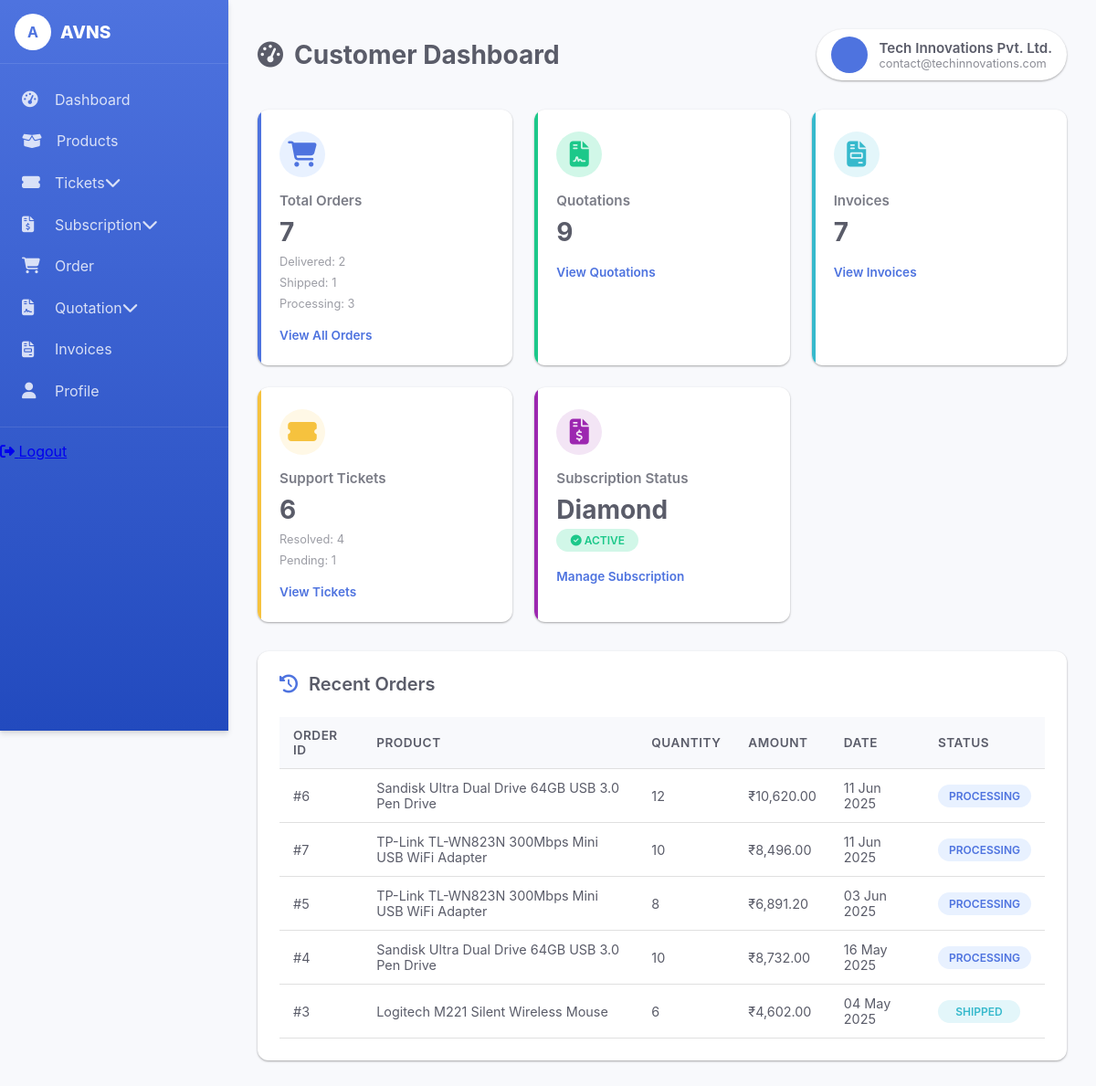
Page /Customer/dashboard.php (signed in) on the committed database.
### tables this page shows
CREATE TABLE `customerdistributor` (
  `id` int(11) NOT NULL,
  `companyName` varchar(255) NOT NULL,
  `mailId` varchar(255) NOT NULL,
  `gstType` enum('REGISTERED','UNREGISTERED') NOT NULL,
  `gstNo` varchar(50) DEFAULT NULL,
  `size` enum('SMALL','MEDIUM','LARGE') NOT NULL,
  `address` varchar(255) NOT NULL,
  `itAdmin` varchar(255) NOT NULL,
  `purchase` varchar(255) NOT NULL,
  `ownerName` varchar(255) NOT NULL,
  `mobileNo` varchar(20) NOT NULL,
  `image` varchar(255) DEFAULT NULL,
  `createdAt` datetime DEFAULT current_timestamp(),
  `updatedAt` datetime DEFAULT NULL ON UPDATE current_timestamp(),
  `password` varchar(255) NOT NULL,
  `sectorId` int(11) NOT NULL,
  `otp` varchar(6) DEFAULT NULL,
  `otp_expiry` datetime DEFAULT NULL,
  `reset_token` varchar(255) DEFAULT NULL,
  `reset_token_expiry` datetime DEFAULT NULL
);

CREATE TABLE `order_details` (
  `id` int(11) NOT NULL,
  `customerId` int(11) NOT NULL,
  `status` enum('PENDING','IN_PROCESS','SHIPPED','DELIVERED') NOT NULL,
  `createdAt` datetime DEFAULT current_timestamp(),
  `updatedAt` datetime DEFAULT NULL ON UPDATE current_timestamp(),
  `productId` int(11) DEFAULT NULL,
  `quantity` int(11) DEFAULT NULL,
  `custom_product_name` varchar(255) DEFAULT NULL,
  `payment_status` enum('pending','paid','failed') DEFAULT 'pending',
  `razorpay_order_id` varchar(255) DEFAULT NULL,
  `razorpay_payment_id` varchar(255) DEFAULT NULL,
  `razorpay_signature` varchar(255) DEFAULT NULL,
  `amount` decimal(10,2) DEFAULT NULL
);

### Customer/dashboard.php (the view, shortened to what this page needs)
<?php
include('Config.php');
if (isset($_SESSION['user_id'])) {
    $customerId = $_SESSION['user_id'];
} else {
    die("No customer is logged in. Please log in.");
}
$query = "
    SELECT
        (SELECT COUNT(*) FROM order_details WHERE customerId = $customerId) AS totalOrders,
        (SELECT COUNT(*) FROM quotation_header WHERE customerId = $customerId) AS totalQuotations,
        (SELECT COUNT(*) FROM invoices WHERE customer_id = $customerId) AS totalInvoices,
        (SELECT COUNT(*) FROM ticket WHERE customerId = $customerId) AS totalTickets,
        (SELECT status FROM customer_subscription WHERE user_id = $customerId ORDER BY id DESC LIMIT 1) AS subscriptionStatus,
        (SELECT name FROM customer_plan cp
         JOIN customer_subscription cs ON cp.id = cs.plan_id
         WHERE cs.user_id = $customerId ORDER BY cs.id DESC LIMIT 1) AS subscriptionPlan,
        (SELECT COUNT(*) FROM order_details WHERE customerId = $customerId AND status = 'DELIVERED') AS deliveredOrders,
        (SELECT COUNT(*) FROM order_details WHERE customerId = $customerId AND status = 'SHIPPED') AS shippedOrders,
        (SELECT COUNT(*) FROM order_details WHERE customerId = $customerId AND status = 'IN_PROCESS') AS processingOrders,
        (SELECT COUNT(*) FROM ticket WHERE customerId = $customerId AND status = 'RESOLVED') AS resolvedTickets,
        (SELECT COUNT(*) FROM ticket WHERE customerId = $customerId AND status = 'PENDING') AS pendingTickets
";
$result = $conn->query($query);
$totalOrders = $totalQuotations = $totalInvoices = $totalTickets = 0;
$subscriptionStatus = 'No active subscription';
$subscriptionPlan = 'None';
$deliveredOrders = $shippedOrders = $processingOrders = 0;
$resolvedTickets = $pendingTickets = 0;
if ($result->num_rows > 0) {
    $data = $result->fetch_assoc();
    $totalOrders = $data['totalOrders'] ?? 0;
    $totalQuotations = $data['totalQuotations'] ?? 0;
    $totalInvoices = $data['totalInvoices'] ?? 0;
    $totalTickets = $data['totalTickets'] ?? 0;
    $subscriptionStatus = $data['subscriptionStatus'] ?? 'No active subscription';
    $subscriptionPlan = $data['subscriptionPlan'] ?? 'None';
    $deliveredOrders = $data['deliveredOrders'] ?? 0;
    $shippedOrders = $data['shippedOrders'] ?? 0;
    $processingOrders = $data['processingOrders'] ?? 0;
    $resolvedTickets = $data['resolvedTickets'] ?? 0;
    $pendingTickets = $data['pendingTickets'] ?? 0;
}
$customerQuery = "SELECT companyname, mailid, image FROM customerdistributor WHERE id = $customerId";
$customerResult = $conn->query($customerQuery);
$customerData = $customerResult->fetch_assoc();
$recentOrdersQuery = "
    SELECT od.id, od.status, od.createdAt,
           COALESCE(p.name, od.custom_product_name) AS productName,
           od.quantity, od.amount
    FROM order_details od
    LEFT JOIN product p ON od.productId = p.id
    WHERE od.customerId = $customerId
    ORDER BY od.createdAt DESC
    LIMIT 5
";
$recentOrdersResult = $conn->query($recentOrdersQuery);
$recentOrders = [];
if ($recentOrdersResult->num_rows > 0) {
    while ($row = $recentOrdersResult->fetch_assoc()) {
        $recentOrders[] = $row;
    }
}
?>
<!DOCTYPE html>
<html lang="en">
<head>
    <link rel="stylesheet" href="https://cdnjs.cloudflare.com/ajax/libs/font-awesome/6.4.0/css/all.min.css">
</head>
<body>
    <nav class="sidebar" id="sidebar">
        <div class="sidebar-header">
            <div class="logo-image">A</div>
            <span class="logo_name">AVNS</span>
        </div>
        <div class="menu-items">
            <ul class="nav-links">
                <li class="active">
                    <a href="dashboard.php">
                        <i class="fas fa-tachometer-alt"></i>
                        <span class="link-name">Dashboard</span>
                    </a>
                </li>
                <li>
                    <a href="customer_products.php">
                        <i class="fas fa-box-open"></i>
                        <span class="link-name">Products</span>
                    </a>
                </li>
                <li class="dropdown">
                    <a href="#">
                        <i class="fas fa-ticket-alt"></i>
                        <span class="link-name">Tickets</span>
                        <i class="fas fa-chevron-down dropdown-icon"></i>
                    </a>
                </li>
                <li class="dropdown">
                    <a href="#">
                        <i class="fas fa-file-invoice-dollar"></i>
                        <span class="link-name">Subscription</span>
                        <i class="fas fa-chevron-down dropdown-icon"></i>
                    </a>
                </li>
                <li>
                    <a href="view_order.php">
                        <i class="fas fa-shopping-cart"></i>
                        <span class="link-name">Order</span>
                    </a>
                </li>
                <li class="dropdown">
                    <a href="#">
                        <i class="fas fa-file-contract"></i>
                        <span class="link-name">Quotation</span>
                        <i class="fas fa-chevron-down dropdown-icon"></i>
                    </a>
                </li>
                <li>
                    <a href="view_invoices.php">
                        <i class="fas fa-file-invoice"></i>
                        <span class="link-name">Invoices</span>
                    </a>
                </li>
                <li>
                    <a href="profile.php">
                        <i class="fas fa-user"></i>
                        <span class="link-name">Profile</span>
                    </a>
                </li>
            </ul>
            <ul class="logout-mode">
                <li>
                    <a href="../logout.php">
                        <i class="fas fa-sign-out-alt"></i>
                        <span class="link-name">Logout</span>
                    </a>
                </li>
            </ul>
        </div>
    </nav>
    <main class="main-content" id="mainContent">
        <div class="dashboard-header">
            <h1 class="page-title">
                <i class="fas fa-tachometer-alt"></i> Customer Dashboard
            </h1>
            <div class="user-profile">
                <div class="user-avatar">
                </div>
                <div class="user-info">
                    <h4><?php echo htmlspecialchars($customerData['companyname']); ?></h4>
                    <p><?php echo htmlspecialchars($customerData['mailid']); ?></p>
                </div>
            </div>
        </div>
        <div class="cards-container">
            <div class="card card-orders">
                <div class="card-icon">
                    <i class="fas fa-shopping-cart"></i>
                </div>
                <h3 class="card-title">Total Orders</h3>
                <div class="card-value"><?php echo $totalOrders; ?></div>
                <div class="card-detail">Delivered: <?php echo $deliveredOrders; ?></div>
                <div class="card-detail">Shipped: <?php echo $shippedOrders; ?></div>
                <div class="card-detail">Processing: <?php echo $processingOrders; ?></div>
                <div class="card-footer">
                    <a href="view_order.php">View All Orders</a>
                </div>
            </div>
            <div class="card card-quotations">
                <div class="card-icon">
                    <i class="fas fa-file-contract"></i>
                </div>
                <h3 class="card-title">Quotations</h3>
                <div class="card-value"><?php echo $totalQuotations; ?></div>
                <div class="card-footer">
                    <a href="view_Adminquotation.php">View Quotations</a>
                </div>
            </div>
            <div class="card card-invoices">
                <div class="card-icon">
                    <i class="fas fa-file-invoice"></i>
                </div>
                <h3 class="card-title">Invoices</h3>
                <div class="card-value"><?php echo $totalInvoices; ?></div>
                <div class="card-footer">
                    <a href="view_invoices.php">View Invoices</a>
                </div>
            </div>
            <div class="card card-tickets">
                <div class="card-icon">
                    <i class="fas fa-ticket-alt"></i>
                </div>
                <h3 class="card-title">Support Tickets</h3>
                <div class="card-value"><?php echo $totalTickets; ?></div>
                <div class="card-detail">Resolved: <?php echo $resolvedTickets; ?></div>
                <div class="card-detail">Pending: <?php echo $pendingTickets; ?></div>
                <div class="card-footer">
                    <a href="view_ticket_status.php">View Tickets</a>
                </div>
            </div>
            <div class="card card-subscription">
                <div class="card-icon">
                    <i class="fas fa-file-invoice-dollar"></i>
                </div>
                <h3 class="card-title">Subscription Status</h3>
                <?php if ($subscriptionStatus === 'Approved'): ?>
                    <div class="card-value"><?php echo $subscriptionPlan; ?></div>
                    <span class="status-badge status-active">
                        <i class="fas fa-check-circle"></i> Active
                    </span>
                <?php endif; ?>
                <div class="card-footer">
                    <a href="customer_subscription.php">Manage Subscription</a>
                </div>
            </div>
        </div>
        <div class="recent-orders">
            <h3 class="section-title">
                <i class="fas fa-history"></i> Recent Orders
            </h3>
            <?php if (!empty($recentOrders)): ?>
                <table>
                    <thead>
                        <tr>
                            <th>Order ID</th>
                            <th>Product</th>
                            <th>Quantity</th>
                            <th>Amount</th>
                            <th>Date</th>
                            <th>Status</th>
                        </tr>
                    </thead>
                    <tbody>
                        <?php foreach ($recentOrders as $order): ?>
                            <tr>
                                <td>#<?php echo $order['id']; ?></td>
                                <td><?php echo htmlspecialchars($order['productName']); ?></td>
                                <td><?php echo $order['quantity']; ?></td>
                                <td>₹<?php echo number_format($order['amount'], 2); ?></td>
                                <td><?php echo date('d M Y', strtotime($order['createdAt'])); ?></td>
                                <td>
                                    <?php if ($order['status'] === 'DELIVERED'): ?>
                                        <span class="status-badge status-delivered">Delivered</span>
                                    <?php elseif ($order['status'] === 'SHIPPED'): ?>
                                        <span class="status-badge status-shipped">Shipped</span>
                                    <?php else: ?>
                                        <span class="status-badge status-processing">Processing</span>
                                    <?php endif; ?>
                                </td>
                            </tr>
                        <?php endforeach; ?>
                    </tbody>
                </table>
            <?php else: ?>
                <p>No recent orders found.</p>
            <?php endif; ?>
        </div>
    </main>
</body>
</html>

### rows in the picture
customerdistributor: companyName "Tech Innovations Pvt. Ltd.", mailId "contact@techinnovations.com"
order_details: id "6", productName "Sandisk Ultra Dual Drive 64GB USB 3.0 Pen Drive", quantity "12", amount "10,620.00", createdAt "11 Jun 2025", status "PROCESSING"
order_details: id "7", productName "TP-Link TL-WN823N 300Mbps Mini USB WiFi Adapter", quantity "10", amount "8,496.00", createdAt "11 Jun 2025", status "PROCESSING"
order_details: id "5", productName "TP-Link TL-WN823N 300Mbps Mini USB WiFi Adapter", quantity "8", amount "6,891.20", createdAt "03 Jun 2025", status "PROCESSING"
order_details: id "4", productName "Sandisk Ultra Dual Drive 64GB USB 3.0 Pen Drive", quantity "10", amount "8,732.00", createdAt "16 May 2025", status "PROCESSING"
order_details: id "3", productName "Logitech M221 Silent Wireless Mouse", quantity "6", amount "4,602.00", createdAt "04 May 2025", status "SHIPPED"

### other values in the picture
$totalOrders "7"
$deliveredOrders "2"
$shippedOrders "1"
$processingOrders "3"
$totalQuotations "9"
$totalInvoices "7"
$totalTickets "6"
$resolvedTickets "4"
$pendingTickets "1"
$subscriptionPlan "Diamond"
